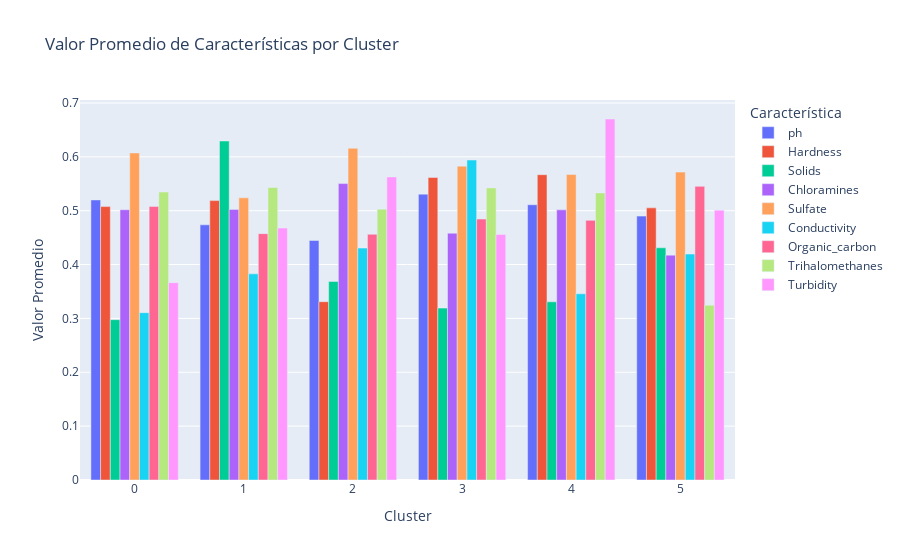

Source (notebook cell):
### Code cell
# y en un solo grafico
cluster_means_long = cluster_means2.reset_index().melt(id_vars='cluster', var_name='Feature', value_name='Valor Promedio') # Convertir el DataFrame de valores promedio por cluster a formato largo (long format)
fig = px.bar(cluster_means_long, x='cluster', y='Valor Promedio', color='Feature', barmode='group',
             labels={'cluster': 'Cluster', 'Valor Promedio': 'Valor Promedio', 'Feature': 'Característica'},
             title='Valor Promedio de Características por Cluster')
fig.show()

### Figure 1 — Plotly figure (JSON) as saved in the notebook; plotly's stock layout.template omitted (floating-point values rounded to 4 significant figures)
{"data": [{"alignmentgroup": "True", "hovertemplate": "Característica=ph<br>Cluster=%{x}<br>Valor Promedio=%{y}<extra></extra>", "legendgroup": "ph", "marker": {"color": "#636efa", "pattern": {"shape": ""}}, "name": "ph", "offsetgroup": "ph", "orientation": "v", "showlegend": true, "textposition": "auto", "type": "bar", "x": [0, 1, 2, 3, 4, 5], "xaxis": "x", "y": [0.52, 0.4738, 0.4447, 0.5307, 0.5111, 0.4899], "yaxis": "y"}, {"alignmentgroup": "True", "hovertemplate": "Característica=Hardness<br>Cluster=%{x}<br>Valor Promedio=%{y}<extra></extra>", "legendgroup": "Hardness", "marker": {"color": "#EF553B", "pattern": {"shape": ""}}, "name": "Hardness", "offsetgroup": "Hardness", "orientation": "v", "showlegend": true, "textposition": "auto", "type": "bar", "x": [0, 1, 2, 3, 4, 5], "xaxis": "x", "y": [0.5076, 0.5188, 0.331, 0.5616, 0.5668, 0.5053], "yaxis": "y"}, {"alignmentgroup": "True", "hovertemplate": "Característica=Solids<br>Cluster=%{x}<br>Valor Promedio=%{y}<extra></extra>", "legendgroup": "Solids", "marker": {"color": "#00cc96", "pattern": {"shape": ""}}, "name": "Solids", "offsetgroup": "Solids", "orientation": "v", "showlegend": true, "textposition": "auto", "type": "bar", "x": [0, 1, 2, 3, 4, 5], "xaxis": "x", "y": [0.2977, 0.6294, 0.3686, 0.3191, 0.3308, 0.4311], "yaxis": "y"}, {"alignmentgroup": "True", "hovertemplate": "Característica=Chloramines<br>Cluster=%{x}<br>Valor Promedio=%{y}<extra></extra>", "legendgroup": "Chloramines", "marker": {"color": "#ab63fa", "pattern": {"shape": ""}}, "name": "Chloramines", "offsetgroup": "Chloramines", "orientation": "v", "showlegend": true, "textposition": "auto", "type": "bar", "x": [0, 1, 2, 3, 4, 5], "xaxis": "x", "y": [0.5018, 0.5024, 0.5503, 0.4583, 0.5015, 0.4175], "yaxis": "y"}, {"alignmentgroup": "True", "hovertemplate": "Característica=Sulfate<br>Cluster=%{x}<br>Valor Promedio=%{y}<extra></extra>", "legendgroup": "Sulfate", "marker": {"color": "#FFA15A", "pattern": {"shape": ""}}, "name": "Sulfate", "offsetgroup": "Sulfate", "orientation": "v", "showlegend": true, "textposition": "auto", "type": "bar", "x": [0, 1, 2, 3, 4, 5], "xaxis": "x", "y": [0.6072, 0.5239, 0.6159, 0.5827, 0.5671, 0.5716], "yaxis": "y"}, {"alignmentgroup": "True", "hovertemplate": "Característica=Conductivity<br>Cluster=%{x}<br>Valor Promedio=%{y}<extra></extra>", "legendgroup": "Conductivity", "marker": {"color": "#19d3f3", "pattern": {"shape": ""}}, "name": "Conductivity", "offsetgroup": "Conductivity", "orientation": "v", "showlegend": true, "textposition": "auto", "type": "bar", "x": [0, 1, 2, 3, 4, 5], "xaxis": "x", "y": [0.3107, 0.3827, 0.4307, 0.5941, 0.3457, 0.4195], "yaxis": "y"}, {"alignmentgroup": "True", "hovertemplate": "Característica=Organic_carbon<br>Cluster=%{x}<br>Valor Promedio=%{y}<extra></extra>", "legendgroup": "Organic_carbon", "marker": {"color": "#FF6692", "pattern": {"shape": ""}}, "name": "Organic_carbon", "offsetgroup": "Organic_carbon", "orientation": "v", "showlegend": true, "textposition": "auto", "type": "bar", "x": [0, 1, 2, 3, 4, 5], "xaxis": "x", "y": [0.508, 0.4574, 0.4562, 0.4845, 0.482, 0.5452], "yaxis": "y"}, {"alignmentgroup": "True", "hovertemplate": "Característica=Trihalomethanes<br>Cluster=%{x}<br>Valor Promedio=%{y}<extra></extra>", "legendgroup": "Trihalomethanes", "marker": {"color": "#B6E880", "pattern": {"shape": ""}}, "name": "Trihalomethanes", "offsetgroup": "Trihalomethanes", "orientation": "v", "showlegend": true, "textposition": "auto", "type": "bar", "x": [0, 1, 2, 3, 4, 5], "xaxis": "x", "y": [0.5347, 0.5432, 0.5029, 0.5424, 0.533, 0.3244], "yaxis": "y"}, {"alignmentgroup": "True", "hovertemplate": "Característica=Turbidity<br>Cluster=%{x}<br>Valor Promedio=%{y}<extra></extra>", "legendgroup": "Turbidity", "marker": {"color": "#FF97FF", "pattern": {"shape": ""}}, "name": "Turbidity", "offsetgroup": "Turbidity", "orientation": "v", "showlegend": true, "textposition": "auto", "type": "bar", "x": [0, 1, 2, 3, 4, 5], "xaxis": "x", "y": [0.3664, 0.4678, 0.5627, 0.4558, 0.6703, 0.5009], "yaxis": "y"}], "layout": {"barmode": "group", "legend": {"title": {"text": "Característica"}, "tracegroupgap": 0}, "title": {"text": "Valor Promedio de Características por Cluster"}, "xaxis": {"anchor": "y", "domain": [0, 1], "title": {"text": "Cluster"}}, "yaxis": {"anchor": "x", "domain": [0, 1], "title": {"text": "Valor Promedio"}}}}
